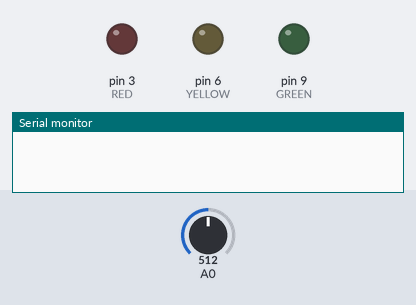
The sketch below on a simulated Arduino Uno, built with avr-gcc and run on an emulated ATmega328P. On the bench: output pins drawn as LEDs (lit = HIGH), the last lines printed to the serial monitor. Inputs (shaded band) come from the test bench; at power-on: A0 = 512.

Above: at 0.1 s.
At 5.5 s:
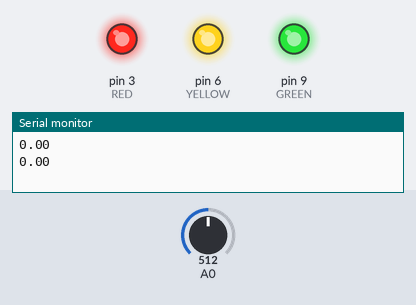
5.6 s: A0 set to 716
At 6.05 s:
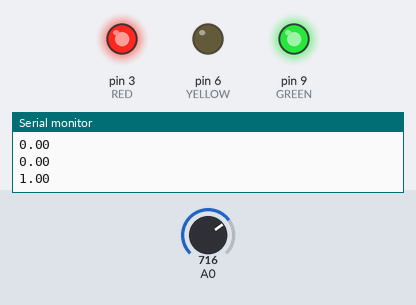
Timing chart, 0 to 8.6 s (numbered marks = the images above; inputs shaded):
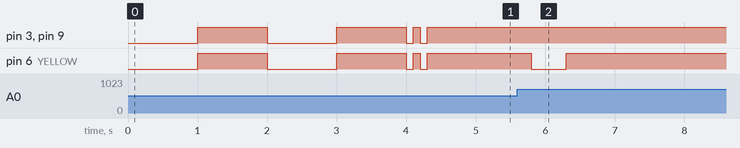

Measured:
- after the input at 5.6 s, pin 6 (YELLOW): HIGH → LOW after 0.20 s, → HIGH 0.50 s later

The sketch:

sketch_jul02a.ino
```cpp
// Uses tower light: https://www.adafruit.com/product/2993
// Wire as such: https://learn.adafruit.com/rgb-led-strips/usage
// Add a start button to pin 13

// NOTE: These are all set to PWM pins.  Not a requirement
//const int BUZZER = 11;
const int GREEN = 9;
const int YELLOW = 6;
const int RED = 3;

// mic
const int sampleWindow = 500; // Sample window width in mS (50 mS = 20Hz)
unsigned int sample;

float green = 0.3;
float yellow = 0.6;
float red = 1.2;

void setup() {
  Serial.begin(9600);

  pinMode(GREEN, OUTPUT);
  pinMode(YELLOW, OUTPUT);
  pinMode(RED, OUTPUT);

  startup();
}

void startup(){
  digitalWrite(RED, LOW);
  digitalWrite(YELLOW, LOW);
  digitalWrite(GREEN, LOW);
  delay(1000);
  digitalWrite(RED, HIGH);
  digitalWrite(YELLOW, HIGH);
  digitalWrite(GREEN, HIGH);
  delay(1000);
  digitalWrite(RED, LOW);
  digitalWrite(YELLOW, LOW);
  digitalWrite(GREEN, LOW);
  delay(1000);
  digitalWrite(RED, HIGH);
  digitalWrite(YELLOW, HIGH);
  digitalWrite(GREEN, HIGH);
  delay(1000);

  digitalWrite(RED, LOW);
  digitalWrite(YELLOW, LOW);
  digitalWrite(GREEN, LOW);
  delay(100);
  digitalWrite(RED, HIGH);
  digitalWrite(YELLOW, HIGH);
  digitalWrite(GREEN, HIGH);
  delay(100);
  digitalWrite(RED, LOW);
  digitalWrite(YELLOW, LOW);
  digitalWrite(GREEN, LOW);
  delay(100);
  digitalWrite(RED, HIGH);
  digitalWrite(YELLOW, HIGH);
  digitalWrite(GREEN, HIGH);
}


void loop() {
   unsigned long startMillis= millis();  // Start of sample window
   unsigned int peakToPeak = 0;   // peak-to-peak level

   unsigned int signalMax = 0;
   unsigned int signalMin = 1024;

   // collect data for 50 mS
   while (millis() - startMillis < sampleWindow)
   {
      sample = analogRead(0);
      if (sample < 1024)  // toss out spurious readings
      {
         if (sample > signalMax)
         {
            signalMax = sample;  // save just the max levels
         }
         else if (sample < signalMin)
         {
            signalMin = sample;  // save just the min levels
         }
      }
   }
   peakToPeak = signalMax - signalMin;  // max - min = peak-peak amplitude
   double volts = (peakToPeak * 5.0) / 1024;  // convert to volts

   Serial.println(volts);

   if(volts < green){
     digitalWrite(GREEN, HIGH);
     digitalWrite(YELLOW, HIGH);
     digitalWrite(RED, HIGH);
   }else if(volts < yellow){
     digitalWrite(GREEN, LOW);
     digitalWrite(YELLOW, HIGH);
     digitalWrite(RED, HIGH);
   }else if(volts < red){
     digitalWrite(GREEN, HIGH);
     digitalWrite(YELLOW, LOW);
     digitalWrite(RED, HIGH);
    }else{
     digitalWrite(GREEN, HIGH);
     digitalWrite(YELLOW, HIGH);
     digitalWrite(RED, LOW);
   }
}
```
